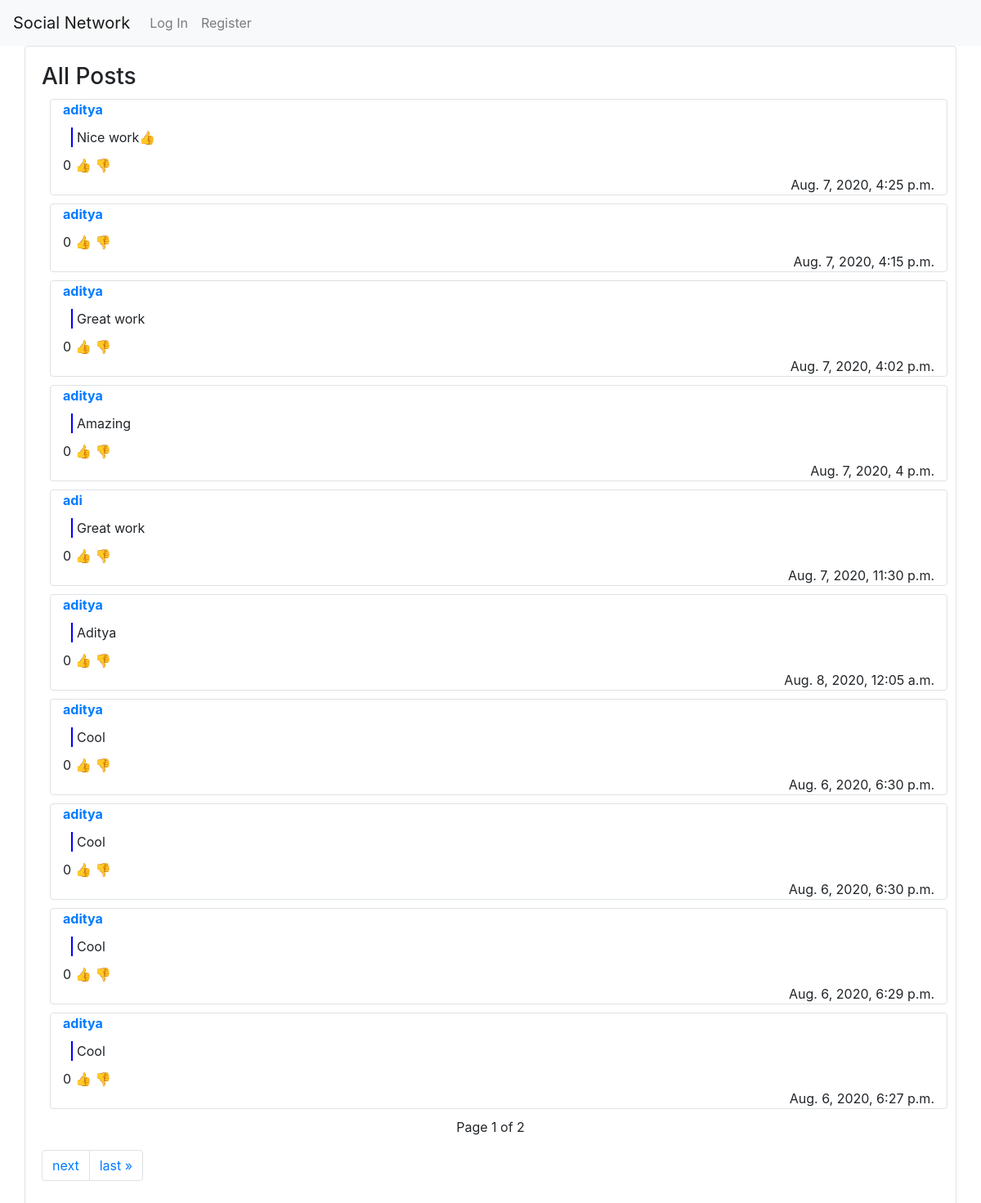
Before: / with the older database file.
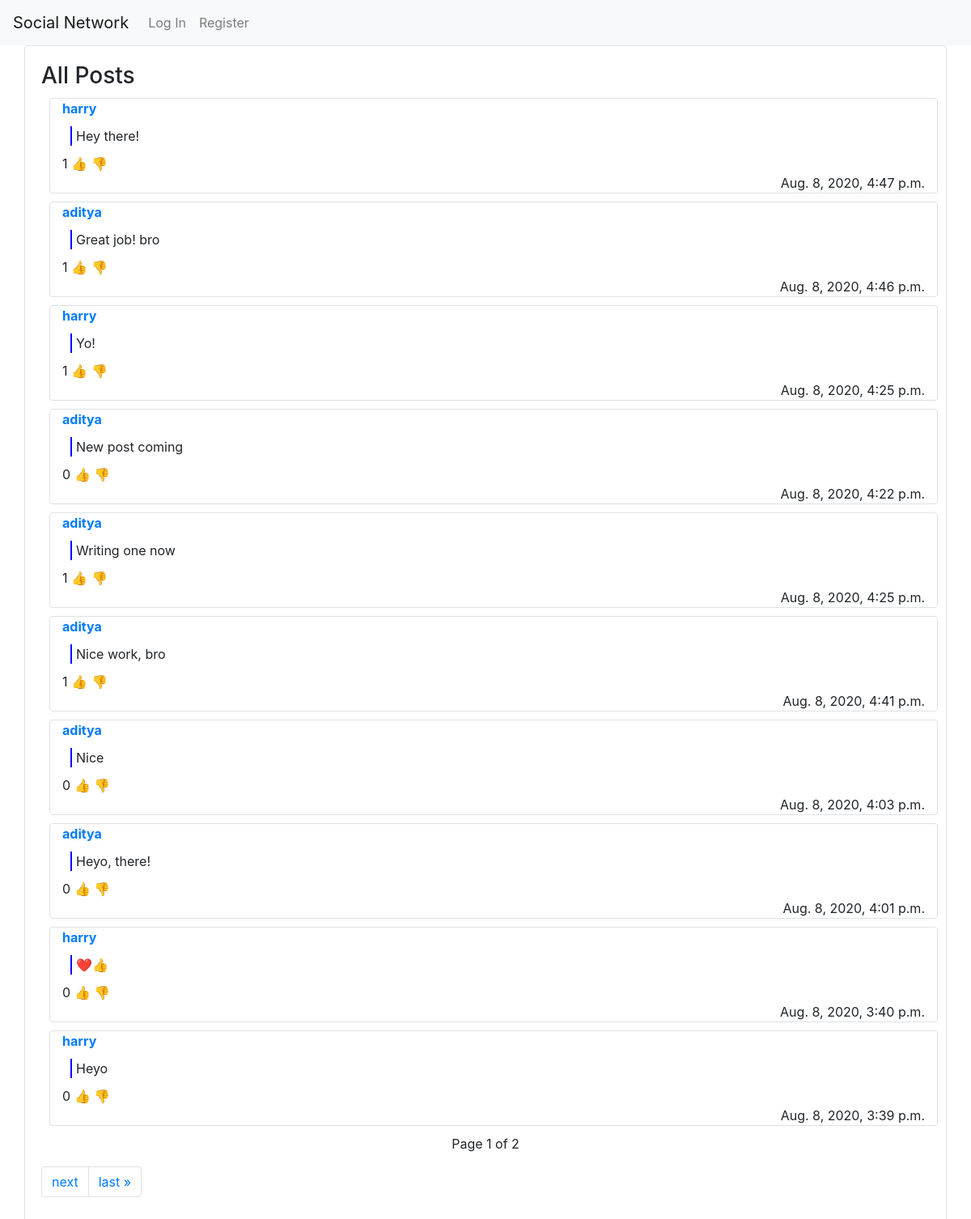
After: the same page with the newer database file.
### network/models.py (models this page shows, shortened)
class Post(models.Model):
    content = models.CharField(max_length=500)
    pub_time = models.DateTimeField(auto_now=True)
    likes = models.IntegerField(default=0)
    publisher = models.ForeignKey(User, on_delete=models.CASCADE, related_name="posts")

class User(AbstractUser):
    pass

### network/views.py (the view)
# urls.py: path("", views.index, name="index"),
def index(request):
    posts = Post.objects.all()
    posts = list(reversed(posts))
    paginator = Paginator(posts, 10)
    posts = paginator.get_page(1)
    context = {"posts": posts}
    return render(request, "network/index.html", context=context)

### network/templates/network/index.html (shortened to what this page needs)
{% extends "network/layout.html" %} {% load static %} {% block import %}
<link href="{% static 'network/index.css' %}" rel="stylesheet">
{% endblock %} {% block body %}
<div class="container border rounded" id="all-posts">
    <h3>All Posts</h3>
    <div>
        {% for post in posts %}
        <div class="container border rounded post" style="margin: 10px;">
            <a href="{% url 'profile' post.publisher.username %}"><b>{{ post.publisher.username }}</b></a><br>
            <div class="text-content">
                <p class="post-content" id="{{ post.pk }}">{{ post.content }}</p>
            </div>
            <p style="margin: 0px;"><span class="number-of-likes">{{ post.likes }}</span> <a href="#" class="like">👍</a> <a href="#">👎</a> </p>
            <p style="text-align: right; margin: 0px;">{{ post.pub_time }}</p>
        </div>
        {% empty %}
        <h6 style="text-align: center;">No posts</h6>
        {% endfor %}
    </div>
    {% if posts is not None %}
    <div class="current">
        <p style="text-align: center;">Page {{ posts.number }} of {{ posts.paginator.num_pages }}</p>
    </div>
    <div>
        <nav aria-label="Page navigation">
            <ul class="pagination">
                 {% if posts.has_next %}
                <li class="page-item"><a class="page-link" href="{% url 'listing' posts.next_page_number %}">next</a></li>
                <li class="page-item"><a class="page-link" href="{% url 'listing' posts.paginator.num_pages %}">last &raquo;</a></li>
                {% endif %}
            </ul>
        </nav>
    </div>
    {% endif %}
</div>
{% endblock %}

Changed rows visible on the page:
removed Post: publisher.username "aditya", content "Nice work👍", likes "0", pub_time "Aug. 7, 2020, 4:25 p.m."
removed Post: publisher.username "aditya", likes "0", pub_time "Aug. 7, 2020, 4:15 p.m."
removed Post: publisher.username "aditya", content "Great work", likes "0", pub_time "Aug. 7, 2020, 4:02 p.m."
removed Post: publisher.username "aditya", content "Amazing", likes "0", pub_time "Aug. 7, 2020, 4 p.m."
removed Post: publisher.username "adi", content "Great work", likes "0", pub_time "Aug. 7, 2020, 11:30 p.m."
removed Post: publisher.username "aditya", content "Aditya", likes "0", pub_time "Aug. 8, 2020, 12:05 a.m."
removed Post: publisher.username "aditya", content "Cool", likes "0", pub_time "Aug. 6, 2020, 6:30 p.m."
removed Post: publisher.username "aditya", content "Cool", likes "0", pub_time "Aug. 6, 2020, 6:30 p.m."
removed Post: publisher.username "aditya", content "Cool", likes "0", pub_time "Aug. 6, 2020, 6:29 p.m."
removed Post: publisher.username "aditya", content "Cool", likes "0", pub_time "Aug. 6, 2020, 6:27 p.m."
added Post: publisher.username "harry", content "Hey there!", likes "1", pub_time "Aug. 8, 2020, 4:47 p.m."
added Post: publisher.username "aditya", content "Great job! bro", likes "1", pub_time "Aug. 8, 2020, 4:46 p.m."
added Post: publisher.username "harry", content "Yo!", likes "1", pub_time "Aug. 8, 2020, 4:25 p.m."
added Post: publisher.username "aditya", content "New post coming", likes "0", pub_time "Aug. 8, 2020, 4:22 p.m."
added Post: publisher.username "aditya", content "Writing one now", likes "1", pub_time "Aug. 8, 2020, 4:25 p.m."
added Post: publisher.username "aditya", content "Nice work, bro", likes "1", pub_time "Aug. 8, 2020, 4:41 p.m."
added Post: publisher.username "aditya", content "Nice", likes "0", pub_time "Aug. 8, 2020, 4:03 p.m."
added Post: publisher.username "aditya", content "Heyo, there!", likes "0", pub_time "Aug. 8, 2020, 4:01 p.m."
added Post: publisher.username "harry", content "❤️👍", likes "0", pub_time "Aug. 8, 2020, 3:40 p.m."
added Post: publisher.username "harry", content "Heyo", likes "0", pub_time "Aug. 8, 2020, 3:39 p.m."
